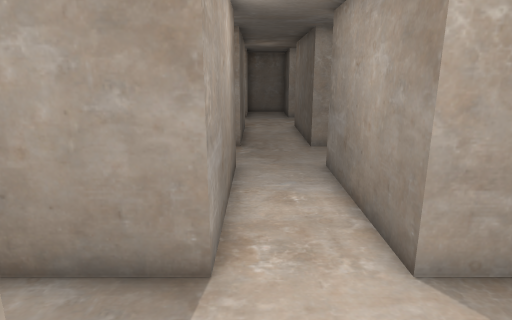
View 1 (above)

16 first-person views from a walk through a scene from a Unity 3-D project. The camera is 1.5 m above the floor, tilts 14° down and sees 75° across. The floor is counted in squares, 0.5 m on a side. Each view is taken from the middle of a square. On the plan, view 1 faces up. The plan holds only what a view shows up to about 20 squares ahead; the rest is blank. The place goes on beyond the plan. The player is left out. Door leaves are left out, so doorways stand open.

View 2
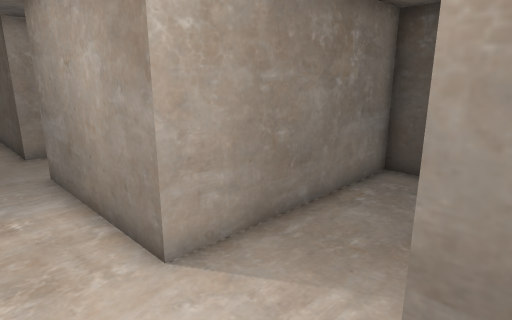

View 3
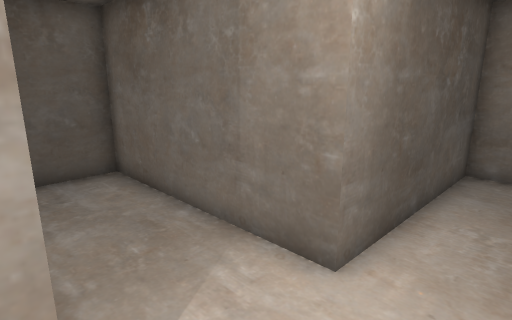

View 4
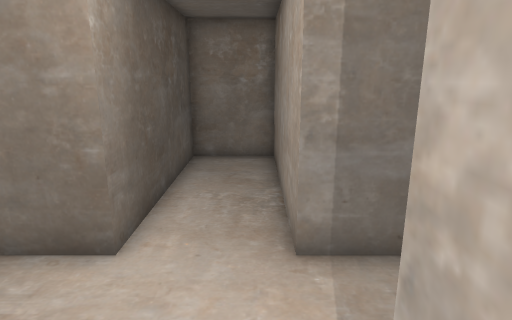

View 5
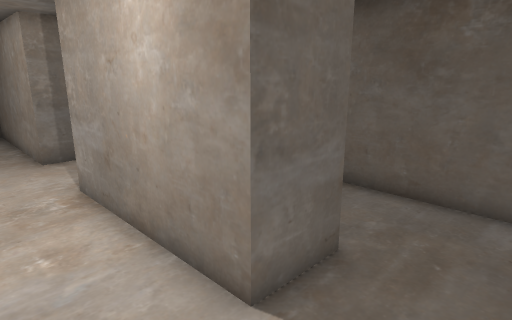

View 6
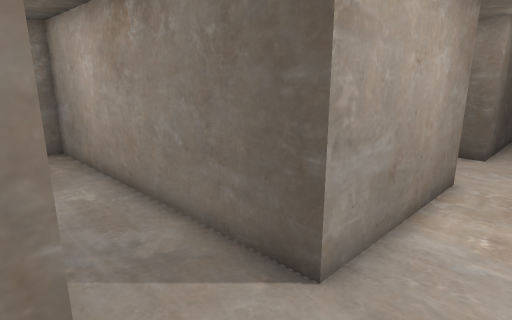

View 7
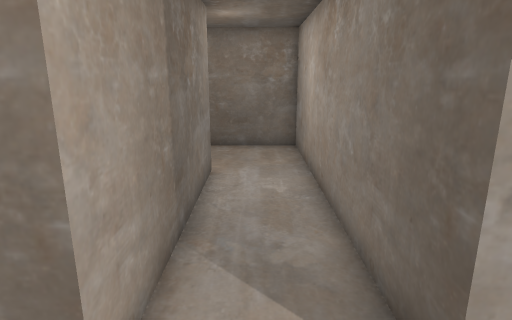

View 8
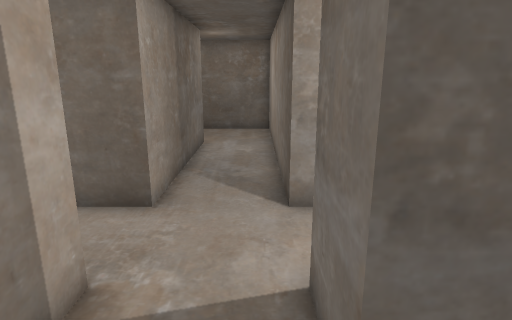

View 9
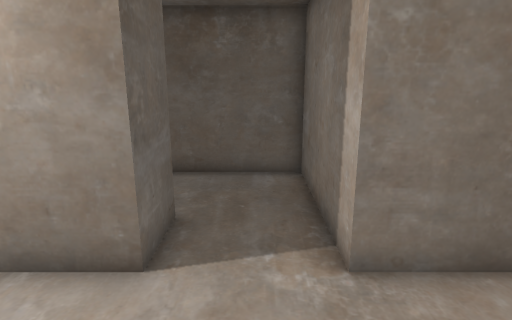

View 10
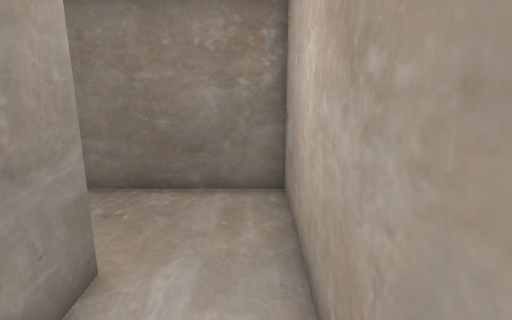

View 11
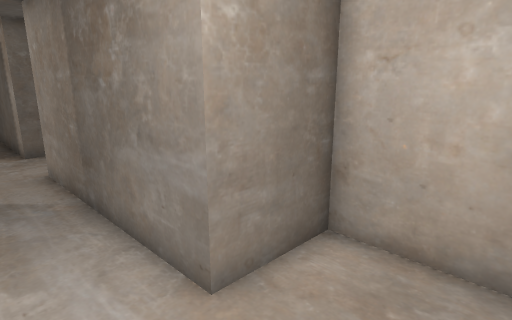

View 12
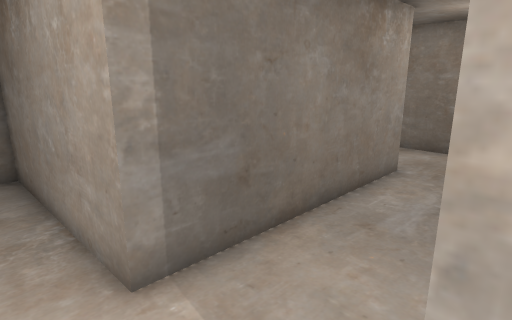

View 13
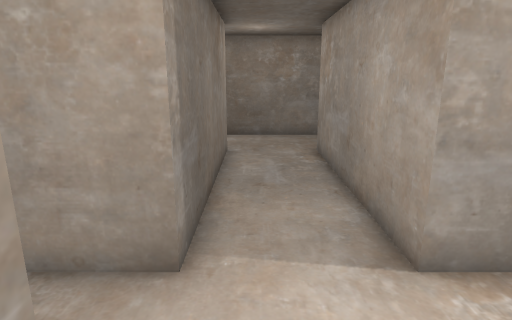

View 14
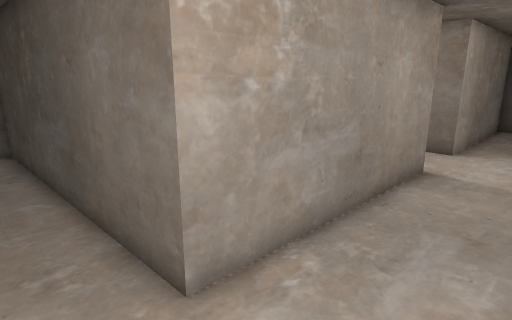

View 15
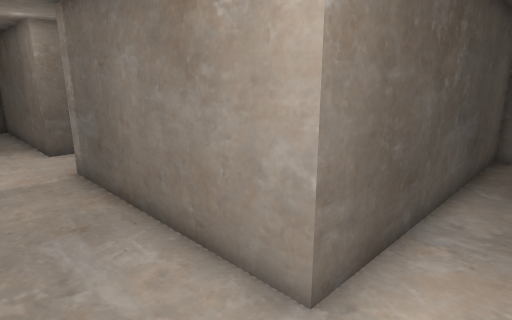

View 16
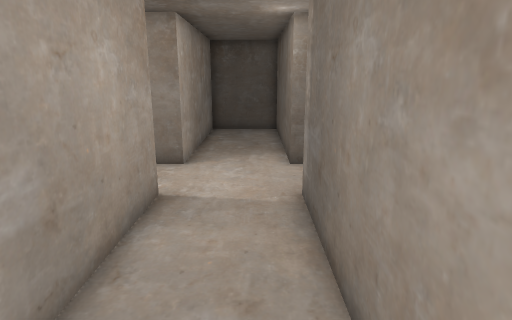

### Floor plan
Points are (right, up) in squares from view 1. A wall is a line through its corners. A room is listed if a view was taken in it or the views show most of it. See-through windows are left out.
Room 1 (views 1, 2, 13)
walls: (-0.7, 0.8) (-0.7, -6.7) (2.4, -6.7) (2.4, 0.8) (10.6, 0.8) (10.6, 4.6) (2.4, 4.6)
ways out: opening at (0, 4) to room 2; opening at (-2, 2) to room 4
Room 2 (views 3, 4, 5, 6, 7, 8, 9, 10, 12)
walls: (-2.9, 10) (-2.9, 11.2) (-0.7, 11.2) (-0.7, 4.6); (2.4, 4.6) (2.4, 11.2) (10.5, 11.2); (-0.7, 18.5) (-0.7, 14.5) (-6.4, 14.5) (-6.4, 9.1); (10.6, 14.5) (2.4, 14.5) (2.4, 18.5)
ways out: opening at (0, 4) to room 1; opening at (11, 12.5) to room 3; opening at (-1, 3) to room 4
Room 3 (view 11)
walls: (13.6, 17.4) (10.6, 17.4) (10.6, 14.5); (10.5, 11.2) (14.7, 11.2) (14.7, 16.8)
ways out: opening at (11, 12.5) to room 2
Room 4 (views 14, 15, 16)
walls: (-0.7, 4.6) (-9.8, 4.6) (-9.8, 16.5); (-9.8, -10.5) (-9.8, 0.8) (-0.7, 0.8)
ways out: opening at (-2, 2) to room 1; opening at (-1, 3) to room 2

Where each view was taken, in squares from view 1:
view 1: 0 up, 0 right, facing up
view 2: 0 up, 0 right, facing up-right
view 3: 5 up, 0 right, facing down-right
view 4: 6 up, 0 right, facing down
view 5: 14 up, 2 right, facing down-left
view 6: 15 up, 0 right, facing down-right
view 7: 13 up, 0 right, facing right
view 8: 12 up, 5 left, facing right
view 9: 13 up, 4 right, facing left
view 10: 12 up, 6 right, facing right
view 11: 12 up, 14 right, facing up-left
view 12: 5 up, 1 right, facing down-left
view 13: 2 up, 4 right, facing left
view 14: 1 up, 12 left, facing up-right
view 15: 4 up, 12 left, facing down-right
view 16: 2 up, 9 left, facing right
